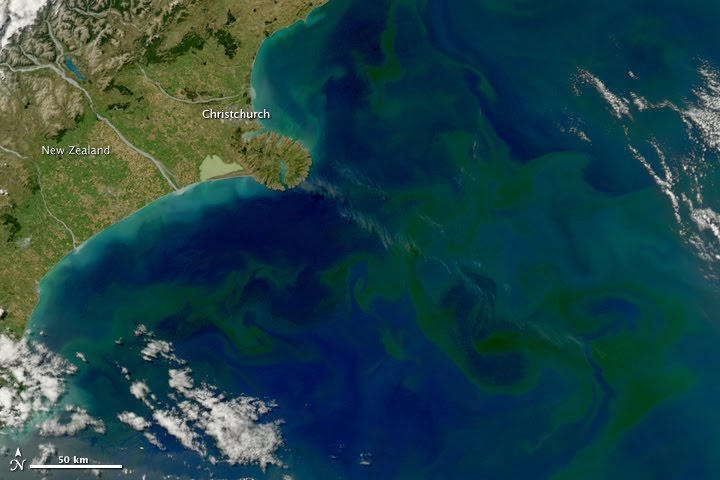
%> input picture hyperspectral/algae.jpg, 720 x 480 px
$ octave averagemtf.m   (GNU Octave 9; MATLAB toolbox functions it lacks are replaced by stand-ins)
%> lines starting %> are read from the running program, lines starting %| are printed output that depends on the picture
a=imread(input('enter the image'));
%> the answer given: 'algae.jpg'
%> a is the input picture: size 480x720x3 uint8; mean R, G, B 30.5, 66.7, 71.5
a=rgb2gray(a);
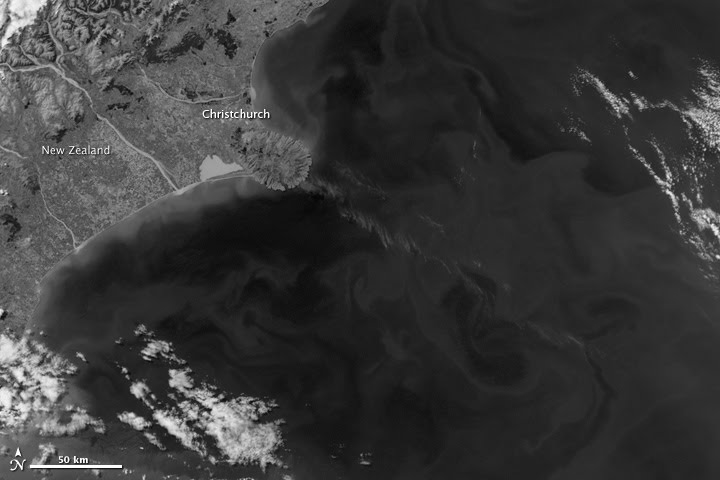
%> a: size 480x720 uint8; min 6, max 255, mean 56.4
[b c]=size(a);
%> b = 480; c = 720
q=zeros(b,1);
for i=1:c
%> (the run ends here)
